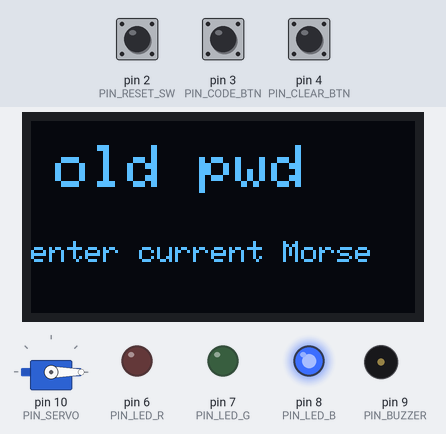
Simulated run of this sketch. Board: Arduino Uno, built with avr-gcc and run on an emulated ATmega328P. Shown: servo, 128×64 one-colour display, output pins drawn as LEDs (lit = HIGH), buzzer (waves = sounding). Inputs (shaded band) come from the test bench; at power-on: pin 3 (PIN_CODE_BTN) HIGH, pin 2 (PIN_RESET_SW) LOW, pin 4 (PIN_CLEAR_BTN) HIGH.

Above: at 1.2 s.
1.3 s: pin 3 (PIN_CODE_BTN) pulled LOW for 0.15 s
At 2.9 s:
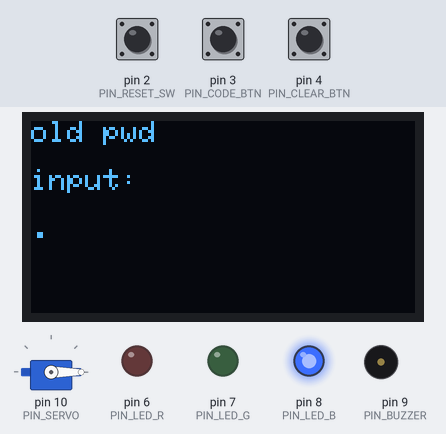
4.4 s: pin 2 (PIN_RESET_SW) pulled HIGH for 0.15 s
At 5.3 s:
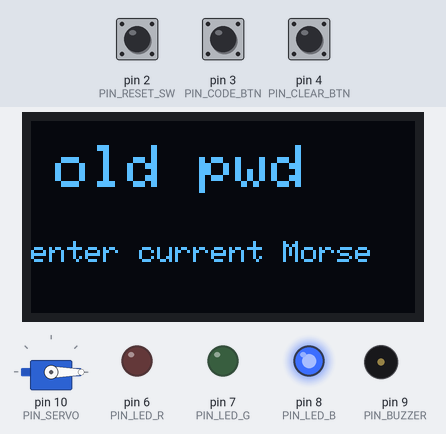
6.1 s: pin 3 (PIN_CODE_BTN) pulled LOW for 1 s
At 9.9 s:
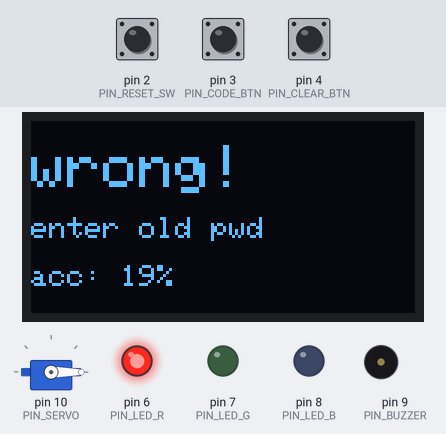
10.1 s: pin 4 (PIN_CLEAR_BTN) pulled LOW for 3.2 s
At 12.0 s:
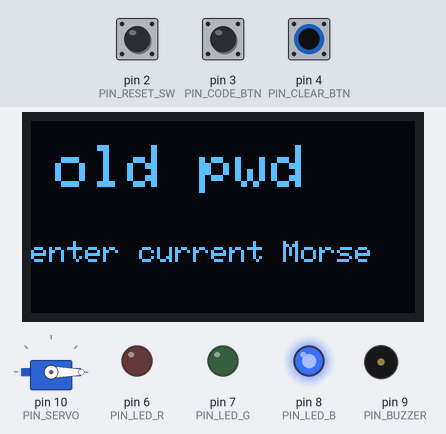
14.8 s: pin 2 (PIN_RESET_SW) pulled HIGH for 1 s
At 15.6 s:
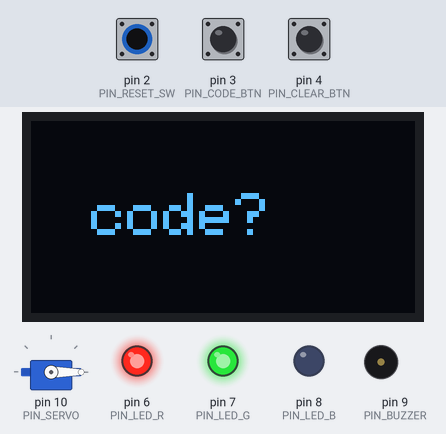
17.3 s: pin 2 (PIN_RESET_SW) pulled HIGH for 3.2 s
At 21.6 s:
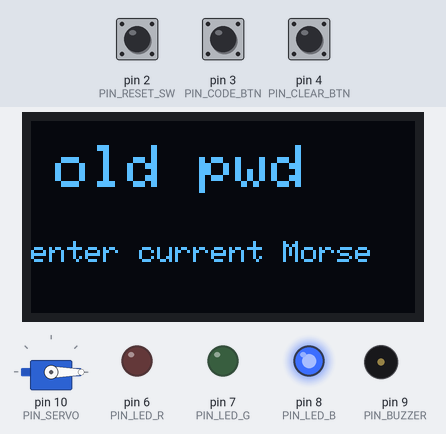
Timing chart, 0 to 23.0 s (numbered marks = the images above; inputs shaded):
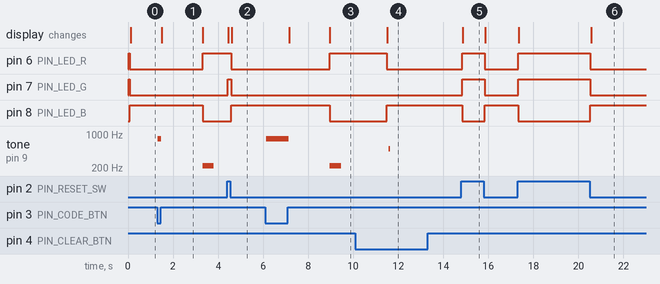

Measured:
- after the input at 1.3 s, pin 6 (PIN_LED_R): LOW → HIGH after 2.0 s; pin 8 (PIN_LED_B): HIGH → LOW after 2.0 s; tone on pin 9 (PIN_BUZZER): silent → 800 Hz at once, → silent 0.15 s later, → 220 Hz 1.8 s later, → silent 0.50 s later; the display: changes after 0.21 s (image 1)
- after the input at 4.4 s, pin 6 (PIN_LED_R): HIGH → LOW after 0.18 s instead of 1.4 s; pin 7 (PIN_LED_G): LOW → HIGH at once, → LOW 0.15 s later; pin 8 (PIN_LED_B): LOW → HIGH after 0.18 s instead of 1.4 s; the display: first changes after 0.06 s (image 2 shows a later state)
- after the input at 6.1 s, pin 6 (PIN_LED_R): LOW → HIGH after 2.9 s; pin 8 (PIN_LED_B): HIGH → LOW after 2.9 s; tone on pin 9 (PIN_BUZZER): silent → 800 Hz at once, → silent 1.0 s later, → 220 Hz 1.8 s later, → silent 0.50 s later; the display: first changes after 1.1 s (image 3 shows a later state)
- after the input at 10.1 s, tone on pin 9 (PIN_BUZZER): silent → 500 Hz after 1.5 s, → silent 0.08 s later
- after the input at 14.8 s, pin 6 (PIN_LED_R), pin 7 (PIN_LED_G): LOW → HIGH at once, → LOW 1.0 s later; pin 8 (PIN_LED_B): HIGH → LOW at once, → HIGH 1.0 s later; the display: changes after 0.06 s (image 5)
- after the input at 17.3 s, pin 6 (PIN_LED_R), pin 7 (PIN_LED_G): LOW → HIGH at once, → LOW 3.2 s later; pin 8 (PIN_LED_B): HIGH → LOW at once, → HIGH 3.2 s later; the display: first changes after 0.06 s (image 6 shows a later state)
- what the display in image 1 shows lasts 1.8 s, from 1.5 s to 3.3 s

The sketch:

sketch.ino
```cpp
#include <Wire.h>
#include <Adafruit_GFX.h>
#include <Adafruit_SSD1306.h>
#include <Servo.h>

// ---- Pins ----
const int PIN_RESET_SW = 2;  // slide switch: password set/reset
const int PIN_CODE_BTN = 3;  // blue C (Morse)
const int PIN_CLEAR_BTN = 4; // clear current Morse input
const int PIN_LED_R    = 6;
const int PIN_LED_G    = 7;
const int PIN_LED_B    = 8;
const int PIN_BUZZER   = 9;
const int PIN_SERVO    = 10;

const int SERVO_LOCKED   = 0;
const int SERVO_UNLOCKED = 90;

// Reset flow phases (while switch is ON)
enum ResetPhase : uint8_t {
  PHASE_OFF = 0,     // normal lock mode (switch off)
  PHASE_VERIFY,      // must enter old password first
  PHASE_SET          // old password OK — enter new password
};

// ---- OLED ----
#define SCREEN_WIDTH 128
#define SCREEN_HEIGHT 64
Adafruit_SSD1306 display(SCREEN_WIDTH, SCREEN_HEIGHT, &Wire, -1);
Servo lockServo;

// ---- Morse timing (ms) ----
const unsigned long DOT_MAX_MS     = 250;
const unsigned long LETTER_GAP_MS  = 700;
const unsigned long MESSAGE_END_MS = 1800;
const unsigned long DEBOUNCE_MS    = 30;

// Default password Morse for "AA"
String storedPassword = ".- .-";

// ---- State ----
ResetPhase resetPhase = PHASE_OFF;
bool resetSwLast = HIGH;       // INPUT_PULLUP: LOW = connected = ON
unsigned long resetDebounceAt = 0;

bool codeBtnLast = HIGH;
unsigned long codeDebounceAt = 0;

bool clearBtnLast = HIGH;
unsigned long clearDebounceAt = 0;

bool codePressed = false;
unsigned long pressStartMs = 0;
unsigned long lastReleaseMs = 0;
bool waitingForGap = false;

String inputMorse = "";
bool awaitingEval = false;
bool showingResult = false;
unsigned long resultUntilMs = 0;

void setup() {
  pinMode(PIN_RESET_SW, INPUT_PULLUP);
  pinMode(PIN_CODE_BTN, INPUT_PULLUP);
  pinMode(PIN_CLEAR_BTN, INPUT_PULLUP);
  pinMode(PIN_LED_R, OUTPUT);
  pinMode(PIN_LED_G, OUTPUT);
  pinMode(PIN_LED_B, OUTPUT);
  pinMode(PIN_BUZZER, OUTPUT);

  lockServo.attach(PIN_SERVO);
  lockServo.write(SERVO_LOCKED);

  noTone(PIN_BUZZER);
  display.begin(SSD1306_SWITCHCAPVCC, 0x3C);

  resetPhase = PHASE_OFF;
  setLedYellow();
  showPrompt();
}

void loop() {
  unsigned long now = millis();

  handleResetSwitch(now);

  if (showingResult) {
    if (now >= resultUntilMs) {
      showingResult = false;
      resetMorseInput();
      lockServo.write(SERVO_LOCKED);
      resumeAfterResult();
    }
    return;
  }

  handleCodeButton(now);
  handleClearButton(now);

  // Auto-check Morse when locking or verifying old password (not while typing new pwd)
  if (resetPhase == PHASE_OFF || resetPhase == PHASE_VERIFY) {
    checkMessageEnd(now);
  }
}

void resumeAfterResult() {
  if (resetPhase == PHASE_VERIFY) {
    setLedBlue();
    showVerifyPrompt();
  } else if (resetPhase == PHASE_SET) {
    setLedBlue();
    showSetPrompt();
  } else {
    setLedYellow();
    showPrompt();
  }
}

void handleResetSwitch(unsigned long now) {
  bool reading = digitalRead(PIN_RESET_SW);

  if (reading != resetSwLast) {
    resetDebounceAt = now;
  }

  if ((now - resetDebounceAt) > DEBOUNCE_MS) {
    static bool stable = HIGH;
    if (reading != stable) {
      stable = reading;
      bool switchOn = (stable == LOW);

      if (switchOn && resetPhase == PHASE_OFF) {
        beginResetFlow();
      } else if (!switchOn && resetPhase != PHASE_OFF) {
        endResetFlow();
      }
    }
  }

  resetSwLast = reading;
}

void beginResetFlow() {
  showingResult = false;
  resetMorseInput();
  lockServo.write(SERVO_LOCKED);
  resetPhase = PHASE_VERIFY;
  setLedBlue();
  showVerifyPrompt();
}

void endResetFlow() {
  // Only save a new password if old was verified and something was entered
  if (resetPhase == PHASE_SET) {
    while (inputMorse.length() > 0 && inputMorse.charAt(inputMorse.length() - 1) == ' ') {
      inputMorse.remove(inputMorse.length() - 1);
    }
    if (inputMorse.length() > 0) {
      storedPassword = inputMorse;
      tone(PIN_BUZZER, 800, 150);
      delay(160);
      noTone(PIN_BUZZER);
    }
  }

  resetPhase = PHASE_OFF;
  showingResult = false;
  resetMorseInput();
  setLedYellow();
  showPrompt();
}

void setLedYellow() {
  digitalWrite(PIN_LED_R, HIGH);
  digitalWrite(PIN_LED_G, HIGH);
  digitalWrite(PIN_LED_B, LOW);
}

void setLedBlue() {
  digitalWrite(PIN_LED_R, LOW);
  digitalWrite(PIN_LED_G, LOW);
  digitalWrite(PIN_LED_B, HIGH);
}

void setLedGreen() {
  digitalWrite(PIN_LED_R, LOW);
  digitalWrite(PIN_LED_G, HIGH);
  digitalWrite(PIN_LED_B, LOW);
}

void setLedRed() {
  digitalWrite(PIN_LED_R, HIGH);
  digitalWrite(PIN_LED_G, LOW);
  digitalWrite(PIN_LED_B, LOW);
}

void handleClearButton(unsigned long now) {
  bool reading = digitalRead(PIN_CLEAR_BTN);

  if (reading != clearBtnLast) {
    clearDebounceAt = now;
  }

  if ((now - clearDebounceAt) > DEBOUNCE_MS) {
    static bool stable = HIGH;
    if (reading != stable) {
      stable = reading;
      if (stable == LOW) {
        resetMorseInput();
        resumeAfterResult();
        tone(PIN_BUZZER, 500, 80);
        delay(90);
        noTone(PIN_BUZZER);
      }
    }
  }

  clearBtnLast = reading;
}

void handleCodeButton(unsigned long now) {
  bool reading = digitalRead(PIN_CODE_BTN);

  if (reading != codeBtnLast) {
    codeDebounceAt = now;
  }

  if ((now - codeDebounceAt) > DEBOUNCE_MS) {
    static bool stable = HIGH;
    if (reading != stable) {
      stable = reading;

      if (stable == LOW) {
        codePressed = true;
        pressStartMs = now;
        waitingForGap = false;
        awaitingEval = false;
        tone(PIN_BUZZER, 800);
      } else if (codePressed) {
        noTone(PIN_BUZZER);
        unsigned long held = now - pressStartMs;
        char symbol = (held < DOT_MAX_MS) ? '.' : '-';
        inputMorse += symbol;
        codePressed = false;
        lastReleaseMs = now;
        waitingForGap = true;
        awaitingEval = true;
        showLiveInput();
      }
    }
  }

  codeBtnLast = reading;

  if (waitingForGap && !codePressed && awaitingEval) {
    unsigned long silence = now - lastReleaseMs;
    if (silence >= LETTER_GAP_MS && silence < MESSAGE_END_MS) {
      if (inputMorse.length() > 0 && inputMorse.charAt(inputMorse.length() - 1) != ' ') {
        inputMorse += ' ';
        showLiveInput();
      }
      waitingForGap = false;
    }
  }
}

void checkMessageEnd(unsigned long now) {
  if (!awaitingEval || codePressed) {
    return;
  }

  if ((now - lastReleaseMs) >= MESSAGE_END_MS && inputMorse.length() > 0) {
    awaitingEval = false;
    if (resetPhase == PHASE_VERIFY) {
      evaluateOldPassword();
    } else {
      evaluateAnswer();
    }
  }
}

void evaluateOldPassword() {
  while (inputMorse.length() > 0 && inputMorse.charAt(inputMorse.length() - 1) == ' ') {
    inputMorse.remove(inputMorse.length() - 1);
  }

  float accuracy = morseAccuracy(storedPassword.c_str(), inputMorse.c_str());

  display.clearDisplay();
  display.setTextSize(2);
  display.setTextColor(SSD1306_WHITE);
  display.setCursor(0, 8);

  if (accuracy >= 75.0) {
    display.println(F("OK!"));
    display.setTextSize(1);
    display.setCursor(0, 40);
    display.println(F("now set new pwd"));
    display.display();
    setLedGreen();
    playHighNote();
    resetMorseInput();
    resetPhase = PHASE_SET;
    showingResult = true;
    resultUntilMs = millis() + 1500;
  } else {
    display.println(F("wrong!"));
    display.setTextSize(1);
    display.setCursor(0, 32);
    display.println(F("enter old pwd"));
    display.setCursor(0, 48);
    display.print(F("acc: "));
    display.print((int)accuracy);
    display.print(F("%"));
    display.display();
    setLedRed();
    playLowNote();
    showingResult = true;
    resultUntilMs = millis() + 2000;
  }
}

void evaluateAnswer() {
  while (inputMorse.length() > 0 && inputMorse.charAt(inputMorse.length() - 1) == ' ') {
    inputMorse.remove(inputMorse.length() - 1);
  }

  float accuracy = morseAccuracy(storedPassword.c_str(), inputMorse.c_str());

  display.clearDisplay();
  display.setTextSize(2);
  display.setTextColor(SSD1306_WHITE);
  display.setCursor(0, 8);

  if (accuracy >= 75.0) {
    display.println(F("correct!"));
    display.setTextSize(1);
    display.setCursor(0, 40);
    display.print(F("acc: "));
    display.print((int)accuracy);
    display.print(F("%"));
    display.display();
    setLedGreen();
    lockServo.write(SERVO_UNLOCKED);
    playHighNote();
  } else {
    display.println(F("wrong!"));
    display.setTextSize(1);
    display.setCursor(0, 32);
    display.println(F("try again!"));
    display.setCursor(0, 48);
    display.print(F("acc: "));
    display.print((int)accuracy);
    display.print(F("%"));
    display.display();
    setLedRed();
    lockServo.write(SERVO_LOCKED);
    playLowNote();
  }

  showingResult = true;
  resultUntilMs = millis() + 2500;
}

float morseAccuracy(const char* expected, const char* actual) {
  int n = strlen(expected);
  int m = strlen(actual);
  if (n == 0 && m == 0) return 100.0;
  if (n == 0 || m == 0) return 0.0;

  const int MAXN = 48;
  if (n > MAXN) n = MAXN;
  if (m > MAXN) m = MAXN;

  static uint8_t prev[MAXN + 1];
  static uint8_t curr[MAXN + 1];

  for (int j = 0; j <= m; j++) {
    prev[j] = j;
  }

  for (int i = 1; i <= n; i++) {
    curr[0] = i;
    for (int j = 1; j <= m; j++) {
      uint8_t cost = (expected[i - 1] == actual[j - 1]) ? 0 : 1;
      uint8_t del = prev[j] + 1;
      uint8_t ins = curr[j - 1] + 1;
      uint8_t sub = prev[j - 1] + cost;
      uint8_t best = del < ins ? del : ins;
      curr[j] = best < sub ? best : sub;
    }
    for (int j = 0; j <= m; j++) {
      prev[j] = curr[j];
    }
  }

  int dist = prev[m];
  int maxlen = n > m ? n : m;
  float accuracy = (1.0f - ((float)dist / (float)maxlen)) * 100.0f;
  if (accuracy < 0) accuracy = 0;
  if (accuracy > 100) accuracy = 100;
  return accuracy;
}

void playHighNote() {
  tone(PIN_BUZZER, 1200, 400);
  delay(420);
  noTone(PIN_BUZZER);
}

void playLowNote() {
  tone(PIN_BUZZER, 220, 500);
  delay(520);
  noTone(PIN_BUZZER);
}

void resetMorseInput() {
  inputMorse = "";
  codePressed = false;
  waitingForGap = false;
  awaitingEval = false;
  noTone(PIN_BUZZER);
}

void showPrompt() {
  display.clearDisplay();
  display.setTextSize(2);
  display.setTextColor(SSD1306_WHITE);
  display.setCursor(20, 24);
  display.println(F("code?"));
  display.display();
}

void showVerifyPrompt() {
  display.clearDisplay();
  display.setTextSize(2);
  display.setTextColor(SSD1306_WHITE);
  display.setCursor(8, 8);
  display.println(F("old pwd"));
  display.setTextSize(1);
  display.setCursor(0, 40);
  display.println(F("enter current Morse"));
  display.display();
}

void showSetPrompt() {
  display.clearDisplay();
  display.setTextSize(2);
  display.setTextColor(SSD1306_WHITE);
  display.setCursor(8, 16);
  display.println(F("set pwd"));
  display.setTextSize(1);
  display.setCursor(0, 48);
  display.println(F("enter Morse..."));
  display.display();
}

void showLiveInput() {
  display.clearDisplay();
  display.setTextSize(1);
  display.setTextColor(SSD1306_WHITE);
  display.setCursor(0, 0);
  if (resetPhase == PHASE_VERIFY) {
    display.println(F("old pwd"));
  } else if (resetPhase == PHASE_SET) {
    display.println(F("set pwd"));
  } else {
    display.println(F("code?"));
  }
  display.setCursor(0, 16);
  display.println(F("input:"));
  display.setCursor(0, 32);
  display.println(inputMorse);
  display.display();
}
```
